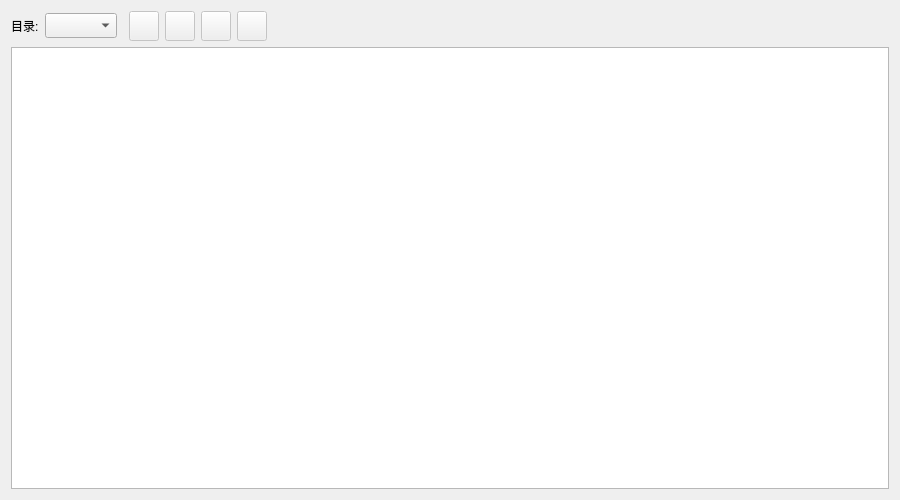
<?xml version="1.0" encoding="UTF-8"?>
<ui version="4.0">
 <class>Explorer</class>
 <widget class="QDialog" name="浏览">
  <property name="geometry">
   <rect>
    <x>0</x>
    <y>0</y>
    <width>900</width>
    <height>500</height>
   </rect>
  </property>
  <property name="windowTitle">
   <string>Dialog</string>
  </property>
  <property name="modal">
   <bool>true</bool>
  </property>
  <layout class="QGridLayout" name="gridLayout">
   <item row="1" column="0" colspan="12">
    <widget class="QTableView" name="tableView">
     <property name="contextMenuPolicy">
      <enum>Qt::ActionsContextMenu</enum>
     </property>
     <property name="locale">
      <locale language="Chinese" country="China"/>
     </property>
     <property name="editTriggers">
      <set>QAbstractItemView::NoEditTriggers</set>
     </property>
     <property name="alternatingRowColors">
      <bool>true</bool>
     </property>
     <property name="selectionBehavior">
      <enum>QAbstractItemView::SelectRows</enum>
     </property>
     <property name="iconSize">
      <size>
       <width>50</width>
       <height>50</height>
      </size>
     </property>
     <property name="sortingEnabled">
      <bool>true</bool>
     </property>
     <attribute name="verticalHeaderVisible">
      <bool>false</bool>
     </attribute>
    </widget>
   </item>
   <item row="0" column="10">
    <widget class="QLabel" name="loadingLabel">
     <property name="text">
      <string/>
     </property>
    </widget>
   </item>
   <item row="0" column="1">
    <widget class="QComboBox" name="currentDir_combo">
     <property name="minimumSize">
      <size>
       <width>0</width>
       <height>25</height>
      </size>
     </property>
    </widget>
   </item>
   <item row="0" column="6">
    <widget class="QPushButton" name="extractFs_button">
     <property name="enabled">
      <bool>false</bool>
     </property>
     <property name="sizePolicy">
      <sizepolicy hsizetype="Fixed" vsizetype="Fixed">
       <horstretch>0</horstretch>
       <verstretch>0</verstretch>
      </sizepolicy>
     </property>
     <property name="minimumSize">
      <size>
       <width>30</width>
       <height>30</height>
      </size>
     </property>
     <property name="maximumSize">
      <size>
       <width>30</width>
       <height>30</height>
      </size>
     </property>
     <property name="sizeIncrement">
      <size>
       <width>20</width>
       <height>0</height>
      </size>
     </property>
     <property name="text">
      <string/>
     </property>
     <property name="icon">
      <iconset resource="application.qrc">
       <normaloff>:/images/unbox.png</normaloff>:/images/unbox.png</iconset>
     </property>
     <property name="iconSize">
      <size>
       <width>22</width>
       <height>22</height>
      </size>
     </property>
    </widget>
   </item>
   <item row="0" column="8">
    <spacer name="horizontalSpacer">
     <property name="orientation">
      <enum>Qt::Horizontal</enum>
     </property>
     <property name="sizeHint" stdset="0">
      <size>
       <width>591</width>
       <height>20</height>
      </size>
     </property>
    </spacer>
   </item>
   <item row="2" column="0" colspan="12">
    <layout class="QVBoxLayout" name="footerLayout">
     <property name="sizeConstraint">
      <enum>QLayout::SetMaximumSize</enum>
     </property>
    </layout>
   </item>
   <item row="0" column="5">
    <widget class="QPushButton" name="listFs_button">
     <property name="enabled">
      <bool>false</bool>
     </property>
     <property name="sizePolicy">
      <sizepolicy hsizetype="Fixed" vsizetype="Fixed">
       <horstretch>0</horstretch>
       <verstretch>0</verstretch>
      </sizepolicy>
     </property>
     <property name="minimumSize">
      <size>
       <width>30</width>
       <height>30</height>
      </size>
     </property>
     <property name="maximumSize">
      <size>
       <width>30</width>
       <height>30</height>
      </size>
     </property>
     <property name="sizeIncrement">
      <size>
       <width>20</width>
       <height>0</height>
      </size>
     </property>
     <property name="text">
      <string/>
     </property>
     <property name="icon">
      <iconset resource="application.qrc">
       <normaloff>:/images/magnifying_glass.png</normaloff>:/images/magnifying_glass.png</iconset>
     </property>
     <property name="iconSize">
      <size>
       <width>22</width>
       <height>22</height>
      </size>
     </property>
    </widget>
   </item>
   <item row="0" column="0">
    <widget class="QLabel" name="label">
     <property name="minimumSize">
      <size>
       <width>0</width>
       <height>25</height>
      </size>
     </property>
     <property name="text">
      <string>目录:</string>
     </property>
    </widget>
   </item>
   <item row="0" column="4">
    <widget class="QPushButton" name="decrypt_button">
     <property name="enabled">
      <bool>false</bool>
     </property>
     <property name="sizePolicy">
      <sizepolicy hsizetype="Fixed" vsizetype="Fixed">
       <horstretch>0</horstretch>
       <verstretch>0</verstretch>
      </sizepolicy>
     </property>
     <property name="minimumSize">
      <size>
       <width>30</width>
       <height>30</height>
      </size>
     </property>
     <property name="maximumSize">
      <size>
       <width>30</width>
       <height>30</height>
      </size>
     </property>
     <property name="sizeIncrement">
      <size>
       <width>20</width>
       <height>0</height>
      </size>
     </property>
     <property name="text">
      <string/>
     </property>
     <property name="icon">
      <iconset resource="application.qrc">
       <normaloff>:/images/unlock_file.png</normaloff>:/images/unlock_file.png</iconset>
     </property>
     <property name="iconSize">
      <size>
       <width>22</width>
       <height>22</height>
      </size>
     </property>
    </widget>
   </item>
   <item row="0" column="3">
    <widget class="QPushButton" name="saveButton">
     <property name="enabled">
      <bool>false</bool>
     </property>
     <property name="sizePolicy">
      <sizepolicy hsizetype="Fixed" vsizetype="Fixed">
       <horstretch>0</horstretch>
       <verstretch>0</verstretch>
      </sizepolicy>
     </property>
     <property name="minimumSize">
      <size>
       <width>30</width>
       <height>30</height>
      </size>
     </property>
     <property name="maximumSize">
      <size>
       <width>30</width>
       <height>30</height>
      </size>
     </property>
     <property name="sizeIncrement">
      <size>
       <width>20</width>
       <height>0</height>
      </size>
     </property>
     <property name="text">
      <string/>
     </property>
     <property name="icon">
      <iconset resource="application.qrc">
       <normaloff>:/images/save2.png</normaloff>:/images/save2.png</iconset>
     </property>
     <property name="iconSize">
      <size>
       <width>22</width>
       <height>22</height>
      </size>
     </property>
    </widget>
   </item>
   <item row="0" column="7">
    <widget class="QLabel" name="warningLabel">
     <property name="text">
      <string>&lt;html&gt;&lt;head/&gt;&lt;body&gt;&lt;p&gt;&lt;br/&gt;&lt;/p&gt;&lt;/body&gt;&lt;/html&gt;</string>
     </property>
     <property name="textFormat">
      <enum>Qt::AutoText</enum>
     </property>
    </widget>
   </item>
  </layout>
 </widget>
 <resources>
  <include location="application.qrc"/>
 </resources>
 <connections/>
</ui>
